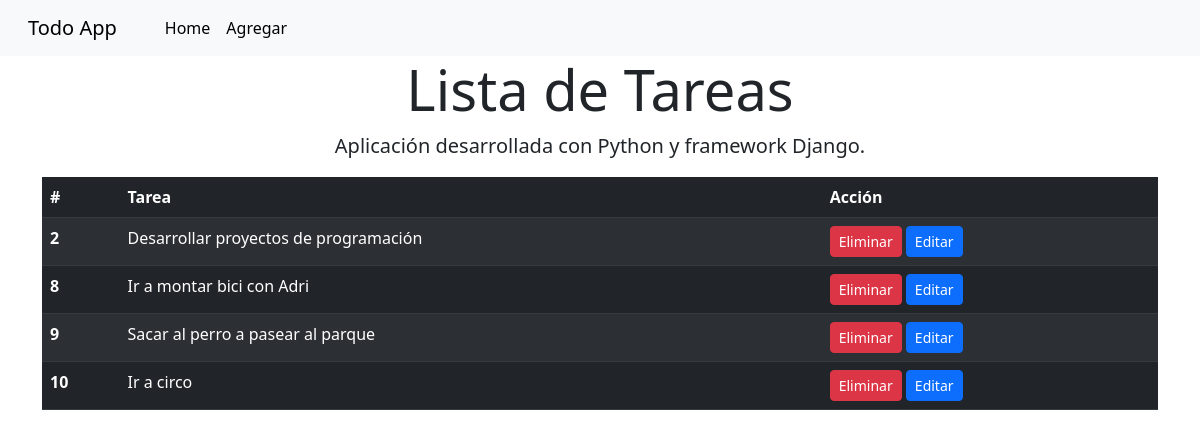
Before: / with the older database file.
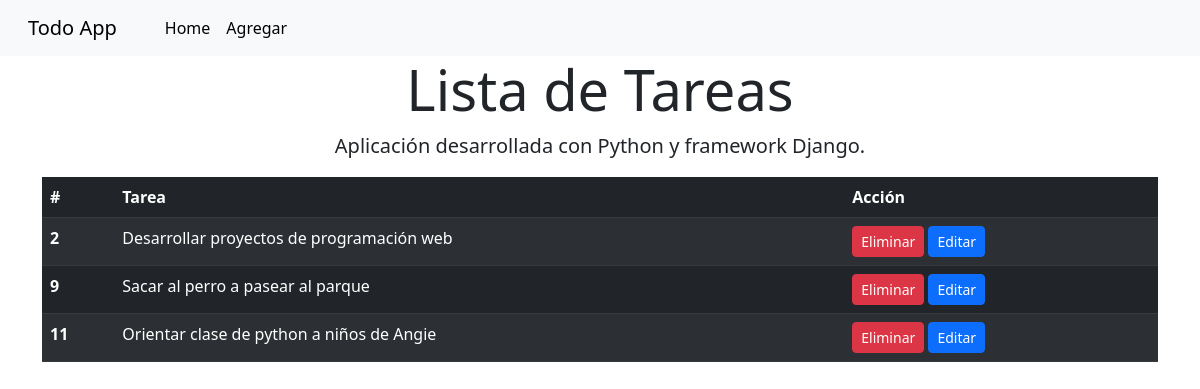
After: the same page with the newer database file.
### todo/models.py (models this page shows)
class Tarea(models.Model):
    tarea=models.CharField(max_length=100)
    def __str__(self):
        return self.tarea

### todo/views.py (the view)
# urls.py: path('', views.home,name='home'),
def home(request):
    tareas=Tarea.objects.all()
    context={'tareas':tareas}
    return render(request,'todo/home.html',context)

### todo/templates/todo/home.html
{% extends 'todo/layout.html' %}
{% block content %}
   <div class="container">
    <table class="table table-striped table-dark">
        <thead>
          <tr>
            <th scope="col">#</th>
            <th scope="col">Tarea</th>
            <th scope="col">Acción</th>
          </tr>
       </thead>
       <tbody>
        {% for tarea in tareas %}
        <tr>
            <th scope="row"> {{tarea.id}} </th>
            <td> {{tarea}}</td>
            <td>
                <a class="btn btn-danger btn-sm" href="{% url 'eliminar' tarea.id %}">Eliminar </a>
                <a class="btn btn-primary btn-sm" href="{% url 'editar' tarea.id %}">Editar</a>
            </td>
        </tr>
        {% endfor %}
       </tbody>
      </table>
      </div>
{% endblock %}

### todo/templates/todo/layout.html (shortened to what this page needs)
<!doctype html>
<html lang="es" dir="">
  <head>
    <link rel="stylesheet" href="https://cdn.jsdelivr.net/npm/bootstrap@5.3.0-alpha1/dist/css/bootstrap.rtl.min.css">
  </head>
  <body>
    <nav class="navbar navbar-expand-lg bg-body-tertiary">
        <div class="container-fluid">
          <a class="navbar-brand" href="#">Todo App</a>
          <div class="collapse navbar-collapse" id="navbarNav">
            <ul class="navbar-nav">
              <li class="nav-item">
                <a class="nav-link active"  href="{% url 'home' %}">Home</a>
              <li class="nav-item">
                <a class="nav-link active"  href="{% url 'agregar' %}">Agregar</a>
              </li>
              </li>
            </ul>
          </div>
        </div>
      </nav>
      <div class="jumbotron jumbotron-fluid">
        <div class="container text-center">
          <h1 class="display-4">Lista de Tareas</h1>
          <p class="lead">Aplicación desarrollada con Python y framework Django.</p>
        </div>
      </div>
   {% block content %}
   {% endblock %}
  </body>
</html>

Changed rows visible on the page:
removed Tarea: id "8", tarea "Ir a montar bici con Adri"
removed Tarea: id "10", tarea "Ir a circo"
changed Tarea id 2: tarea "Desarrollar proyectos de programación" → "Desarrollar proyectos de programación web"
added Tarea: id "11", tarea "Orientar clase de python a niños de Angie"
